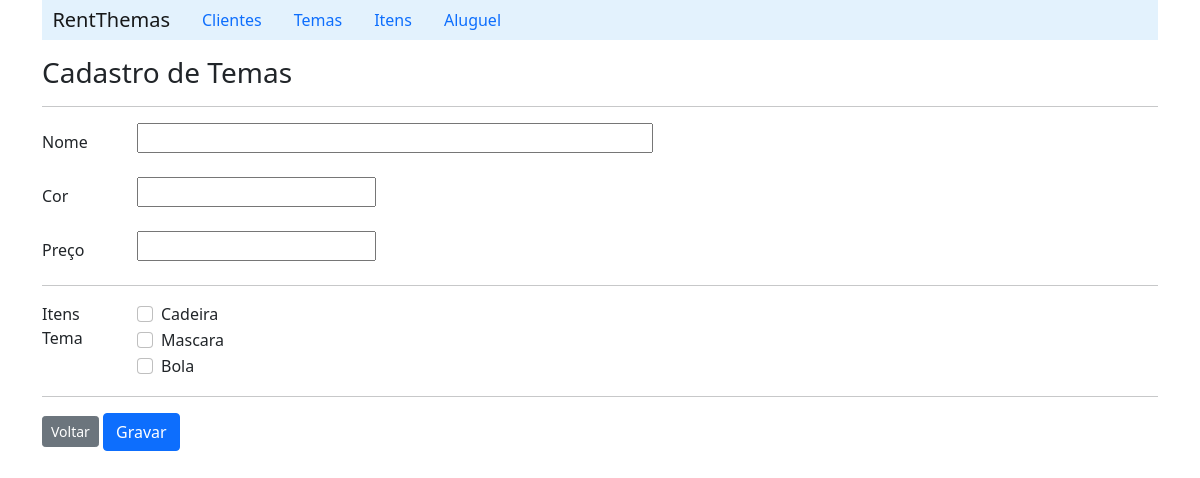
Page /formTheme/ on the committed database.
### rent/models.py (models this page shows, shortened)
class Item(models.Model):
    name = models.CharField(max_length=30, blank=False)
    description = models.CharField(max_length=200)

### rent/views.py (the view)
# urls.py: path('formTheme/', ThemeViews.formTheme),
    def formTheme(request):
        list_item = Item.objects.all()
        return render(request, 'theme/formTheme.html', {'list_item':list_item})

### rent/templates/theme/formTheme.html (shortened to what this page needs)
{% extends "index.html" %}
{% block content %}
    <h3>Cadastro de Temas</h3>
    <hr>
        <form action="/saveTheme/" method="post">
            <div class="row mb-3">
                <label class="col-sm-1 col-form-label" for="name">Nome</label>
                <div class="col-sm-11">
                    <input id="name" type="text" size="50" name="name">
                </div>
            </div>
            <div class="row mb-3">
                <label class="col-sm-1 col-form-label" for="">Cor</label>
                <div class="col-sm-11">
                    <input type="text" size="20" name="color">
                </div>
            </div>
            <div class="row mb-3">
                <label class="col-sm-1 col-form-label" for="">Preço</label>
                <div class="col-sm-11">
                    <input type="text" size="20" name="price">
                </div>
            </div>
            <hr>
            <fieldset class="row mb-3">
                <legend class="col-form-label col-sm-1 pt-0">Itens Tema</legend>
                <div class="col-sm-11">
                    {% for item in list_item %}
                        {% if item%}
                            <div class="form-check">
                                <input id="{{item.id}}" class="form-check-input" type="checkbox" name="item" value="{{item.id}}">
                                <label for="{{item.id}}">{{item.name}}</label>
                            </div>
                        {% endif%}
                    {% endfor %}
                </div>
            </fieldset>
            <hr>
            <a class="btn btn-secondary btn-sm" href="/listTheme">Voltar</a>
            <input class="btn btn-primary" type="submit" value="Gravar">
        </form>
{% endblock %}

### rows in the picture
Item: name "Cadeira"
Item: name "Mascara"
Item: name "Bola"
